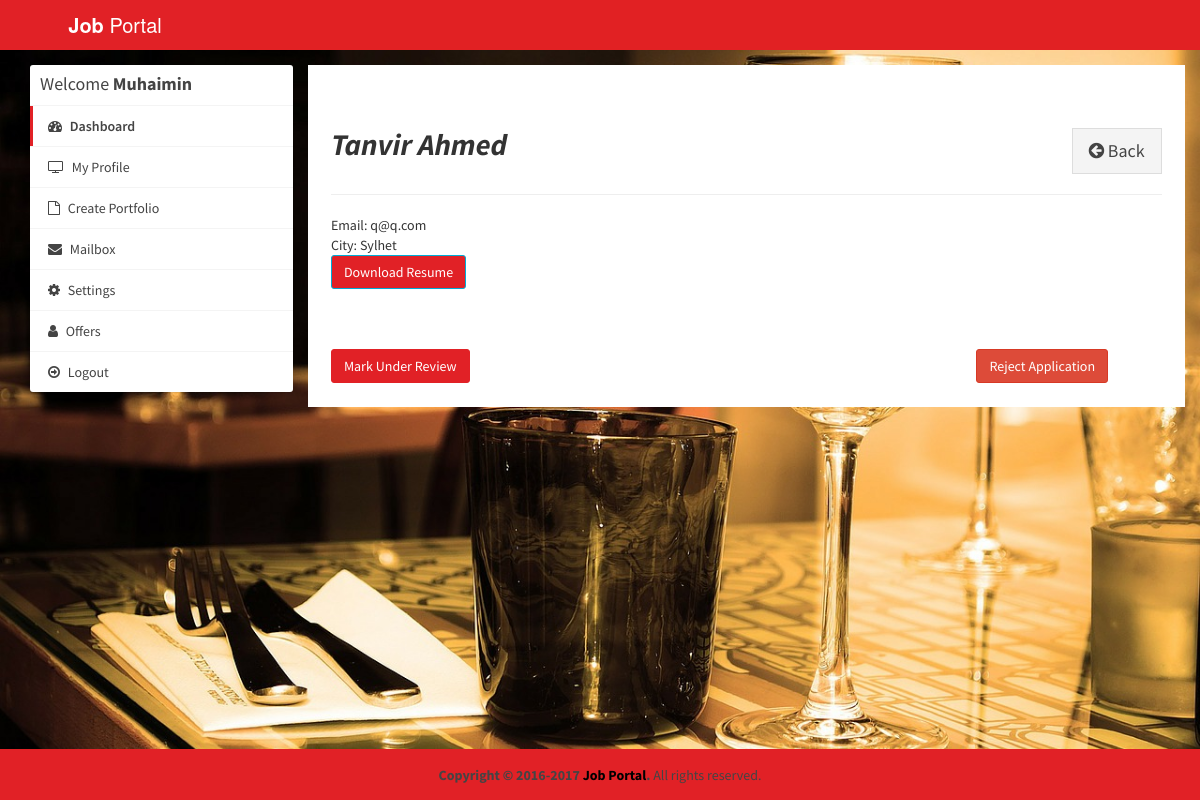
The page /photographers/user-application.php?id=5&id_jobpost=100 (signed in) on the database its author committed.
### tables this page shows
CREATE TABLE `users` (
  `id_user` int(11) NOT NULL,
  `firstname` varchar(255) NOT NULL,
  `lastname` varchar(255) NOT NULL,
  `email` varchar(255) NOT NULL,
  `password` varchar(255) NOT NULL,
  `address` text,
  `city` varchar(255) DEFAULT NULL,
  `state` varchar(255) DEFAULT NULL,
  `contactno` varchar(255) DEFAULT NULL,
  `qualification` varchar(255) DEFAULT NULL,
  `stream` varchar(255) DEFAULT NULL,
  `passingyear` varchar(255) DEFAULT NULL,
  `dob` varchar(255) DEFAULT NULL,
  `age` varchar(255) DEFAULT NULL,
  `designation` varchar(255) DEFAULT NULL,
  `resume` varchar(255) DEFAULT NULL,
  `hash` varchar(255) DEFAULT NULL,
  `active` int(11) NOT NULL DEFAULT '0',
  `aboutme` text,
  `skills` text
);

### photographers/user-application.php (the view, shortened to what this page needs)
<?php
require_once("../db.php");
?>
<!DOCTYPE html>
<html>
<head>
  <link rel="stylesheet" href="https://cdnjs.cloudflare.com/ajax/libs/twitter-bootstrap/3.3.7/css/bootstrap.min.css">
  <link rel="stylesheet" href="https://cdnjs.cloudflare.com/ajax/libs/font-awesome/4.7.0/css/font-awesome.min.css">
  <link rel="stylesheet" href="https://cdnjs.cloudflare.com/ajax/libs/ionicons/2.0.1/css/ionicons.min.css">
  <link rel="stylesheet" href="https://cdn.datatables.net/1.10.15/css/jquery.dataTables.min.css">
  <link rel="stylesheet" href="../css/AdminLTE.min.css">
  <link rel="stylesheet" href="../css/_all-skins.min.css">
  <link rel="stylesheet" href="../css/custom.css">
</head>
<body class="hold-transition skin-green sidebar-mini">
<div class="wrapper">
  <header class="main-header">
    <a href="index.php" class="logo logo-bg">
      <span class="logo-lg"><b>Job</b> Portal</span>
    </a>
    <nav class="navbar navbar-static-top">
    </nav>
  </header>
  <div class="content-wrapper" style="margin-left: 0px;">
    <section id="candidates" class="content-header">
      <div class="container">
        <div class="row">
          <div class="col-md-3">
            <div class="box box-solid">
              <div class="box-header with-border">
                <h3 class="box-title">Welcome <b><?php echo $_SESSION['name']; ?></b></h3>
              </div>
              <div class="box-body no-padding">
                <ul class="nav nav-pills nav-stacked">
                  <li class="active"><a href="index.php"><i class="fa fa-dashboard"></i> Dashboard</a></li>
                  <li><a href="edit-profile.php"><i class="fa fa-tv"></i> My Profile</a></li>
                  <li><a href="create-gallary.php"><i class="fa fa-file-o"></i> Create Portfolio</a></li>
                  <li><a href="mailbox.php"><i class="fa fa-envelope"></i> Mailbox</a></li>
                  <li><a href="settings.php"><i class="fa fa-gear"></i> Settings</a></li>
                  <li><a href="resume-database.php"><i class="fa fa-user"></i> Offers</a></li>
                  <li><a href="../logout.php"><i class="fa fa-arrow-circle-o-right"></i> Logout</a></li>
                </ul>
              </div>
            </div>
          </div>
          <div class="col-md-9 bg-white padding-2">
            <div class="row margin-top-20">
              <div class="col-md-12">
              <?php
               $sql = "SELECT * FROM users WHERE id_user='$_GET[id]'";
                $result = $conn->query($sql);
                if($result->num_rows > 0) {
                  while($row = $result->fetch_assoc())
                  {
                ?>
                <div class="pull-left">
                  <h2><b><i><?php echo $row['firstname']. ' '.$row['lastname']; ?></i></b></h2>
                </div>
                <div class="pull-right">
                  <a href="job-applications.php" class="btn btn-default btn-lg btn-flat margin-top-20"><i class="fa fa-arrow-circle-left"></i> Back</a>
                </div>
                <div class="clearfix"></div>
                <hr>
                <div>
                  <?php
                    echo 'Email: '.$row['email'];
                    echo '<br>';
                    echo 'City: '.$row['city'];
                    echo '<br>';
                    if($row['resume'] != "") {
                      echo '<a href="../uploads/resume/'.$row['resume'].'" class="btn btn-info" download="Resume">Download Resume</a>';
                    }
                    echo '<br>';
                    echo '<br>';
                    echo '<br>';
                    echo '<br>';
                  ?>
                  <div class="row">
                    <div class="col-md-3 pull-left">
                      <a href="under-review.php?id=<?php echo $row['id_user']; ?>&id_jobpost=<?php echo $_GET['id_jobpost']; ?>" class="btn btn-success">Mark Under Review</a>
                    </div>
                    <div class="col-md-3 pull-right">
                      <a href="reject.php?id=<?php echo $row['id_user']; ?>&id_jobpost=<?php echo $_GET['id_jobpost']; ?>" class="btn btn-danger">Reject Application</a>
                    </div>
                  </div>
                </div>
                <?php
                  }
                }
                ?>
              </div>
            </div>
          </div>
        </div>
      </div>
    </section>
  </div>
  <footer class="main-footer" style="margin-left: 0px;">
    <div class="text-center">
      <strong>Copyright &copy; 2016-2017 <a href="learningfromscratch.online">Job Portal</a>.</strong> All rights
    reserved.
    </div>
  </footer>
</div>
</body>
</html>

### css/custom.css (style rules this page uses)
.logo-bg { background-color: #E12126 !important; }
.margin-top-20 { margin-top: 20px; }
.padding-2 { padding: 2%; }
.bg-white { background-color: #fff; }

### rows shown on the page
users: firstname "Tanvir", lastname "Ahmed", email "q@q.com", city "Sylhet"

### other values the page prints
$_SESSION['name'] "Muhaimin"
